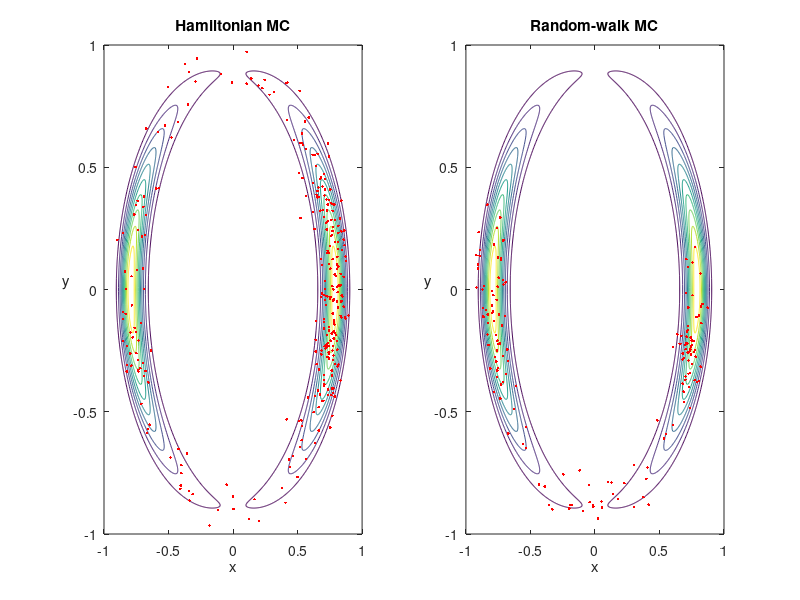

Reproduce this figure in MATLAB.

%% Global setting

% This is the current version, which includes exporting ascii data.

clear, clc;

% Tunable global parameters,
niter = 5e2;
nburn = floor(0.4*niter);
% for HMC,
eps = 1e-2;
L = 50;
m = [1 1];
% for MCMC
std = 0.1;

a = 8; b = 6; c = 5; d = 3;

% [0 0] means starting at the center, [0 0.8] means starting at the edge
S0 = [0 0.8];

% Action and its derivatives
A = @(X,Y) (a*X.^2 + b*Y.^2 - c).^2 + d*Y.^2;
dxA = @(X,Y) 4*a*X.*(a*X.^2 + b*Y.^2 - c);
dyA = @(X,Y) 4*b*Y.*(a*X.^2 + b*Y.^2 - c) + 2*d*Y;

[X,Y] = meshgrid(linspace(-1,1,500),linspace(-1,1,500));
% contour(X,Y,exp(-A(X,Y))); xlabel('x'); ylabel('y','Rotation',0);


%% Hamiltonian Monte Carlo

S_hmc = zeros(niter+1,2);
S_hmc(1,:) = S0;

Accept_hmc = 0;
Action = zeros(niter+1,1);
Action(1) = A(S_hmc(1,1),S_hmc(1,2));

tic;
fprintf('Running... ');
for n = 2:niter+1
    x = S_hmc(n-1,1);
    y = S_hmc(n-1,2);
    
    px0 = normrnd(0,sqrt(m(1)));
    py0 = normrnd(0,sqrt(m(2)));
    
    px = px0 - eps/2*dxA(x,y);
    py = py0 - eps/2*dyA(x,y);
    
    for i = 1:L
        x = x + eps*px/m(1);
        y = y + eps*py/m(2);
        
        if i~=L
            px = px - eps*dxA(x,y);
            py = py - eps*dyA(x,y);
        end
    end
    
    px = px - eps/2*dxA(x,y);
    py = py - eps/2*dyA(x,y);
    
    Action_candidate = A(x,y);
    
    if rand <= exp(Action(n-1)+px0^2/(2*m(1))+py0^2/(2*m(2)) ...
            - Action_candidate-px^2/(2*m(1))-py^2/(2*m(2)))
        S_hmc(n,1) = x;
        S_hmc(n,2) = y;
        Action(n) = Action_candidate;
        Accept_hmc = Accept_hmc + 1;
    else
        S_hmc(n,:) = S_hmc(n-1,:);
        Action(n) = Action(n-1);
    end
end
fprintf('done. ');
toc;

Accept_hmc = Accept_hmc/niter;

subplot(1,2,1);
contour(X,Y,exp(-A(X,Y))); hold all;
plot(S_hmc(nburn+1:end,1),S_hmc(nburn+1:end,2),'r.'); hold off;
xlim([-1 1]); ylim([-1 1]); title('Hamiltonian MC');
xlabel('x'); ylabel('y','Rotation',0);


%% Metropolis-Hastings Monte Carlo

S_mh = zeros(niter+1,2);
S_mh(1,:) = S0;

Accept_mh = 0;
Action = zeros(niter+1,1);
Action(1) = A(S_mh(1,1),S_mh(1,2));

tic;
fprintf('Running... ');
for n = 2:niter+1
    x_c = normrnd(S_mh(n-1,1),std);
    y_c = normrnd(S_mh(n-1,2),std);
    
    Action_candidate = A(x_c,y_c);
    
    if rand <= exp(Action(n-1) - Action_candidate)
        S_mh(n,1) = x_c;
        S_mh(n,2) = y_c;
        Action(n) = Action_candidate;
        Accept_mh = Accept_mh + 1;
    else
        S_mh(n,:) = S_mh(n-1,:);
        Action(n) = Action(n-1);
    end
end
fprintf('done. ');
toc;

Accept_mh = Accept_mh/niter;

subplot(1,2,2);
contour(X,Y,exp(-A(X,Y))); hold all;
plot(S_mh(nburn+1:end,1),S_mh(nburn+1:end,2),'r.'); hold off;
xlim([-1 1]); ylim([-1 1]); title('Random-walk MC');
xlabel('x'); ylabel('y','Rotation',0);


%% Output ascii data

% clear;
% load(['E:\GoogleDrive\0. MLDI\p1-2. PA on Lorenz 96\' ...
%     '8. Formatted data for draft paper\20190324_(HMC_vs_MH)\' ...
%     'HMCvsMH_good_example_clustered.mat']);
% clc;
% 
% [X,Y] = meshgrid(linspace(-1,1,300),linspace(-1,1,300));
% % contour(X,Y,exp(-A(X,Y)));
% 
% contour_data = zeros(90000,3);
% for ind_y = 1:300
%     for ind_x = 1:300
%         ind = (ind_y-1)*300 + ind_x;
%         
%         contour_data(ind,1) = X(ind_y,ind_x);
%         contour_data(ind,2) = Y(ind_y,ind_x);
%         contour_data(ind,3) = exp(-A(X(ind_y,ind_x),Y(ind_y,ind_x)));
%     end
% end
% 
% save('contour_data.dat','contour_data','-ascii','-double');
% 
% HMC_data = S_hmc(nburn+1:end,:);
% save('HMC_data.dat','HMC_data','-ascii','-double');
% 
% Metropolis_data = S_mh(nburn+1:end,:);
% save('Metropolis_data.dat','Metropolis_data','-ascii','-double');
